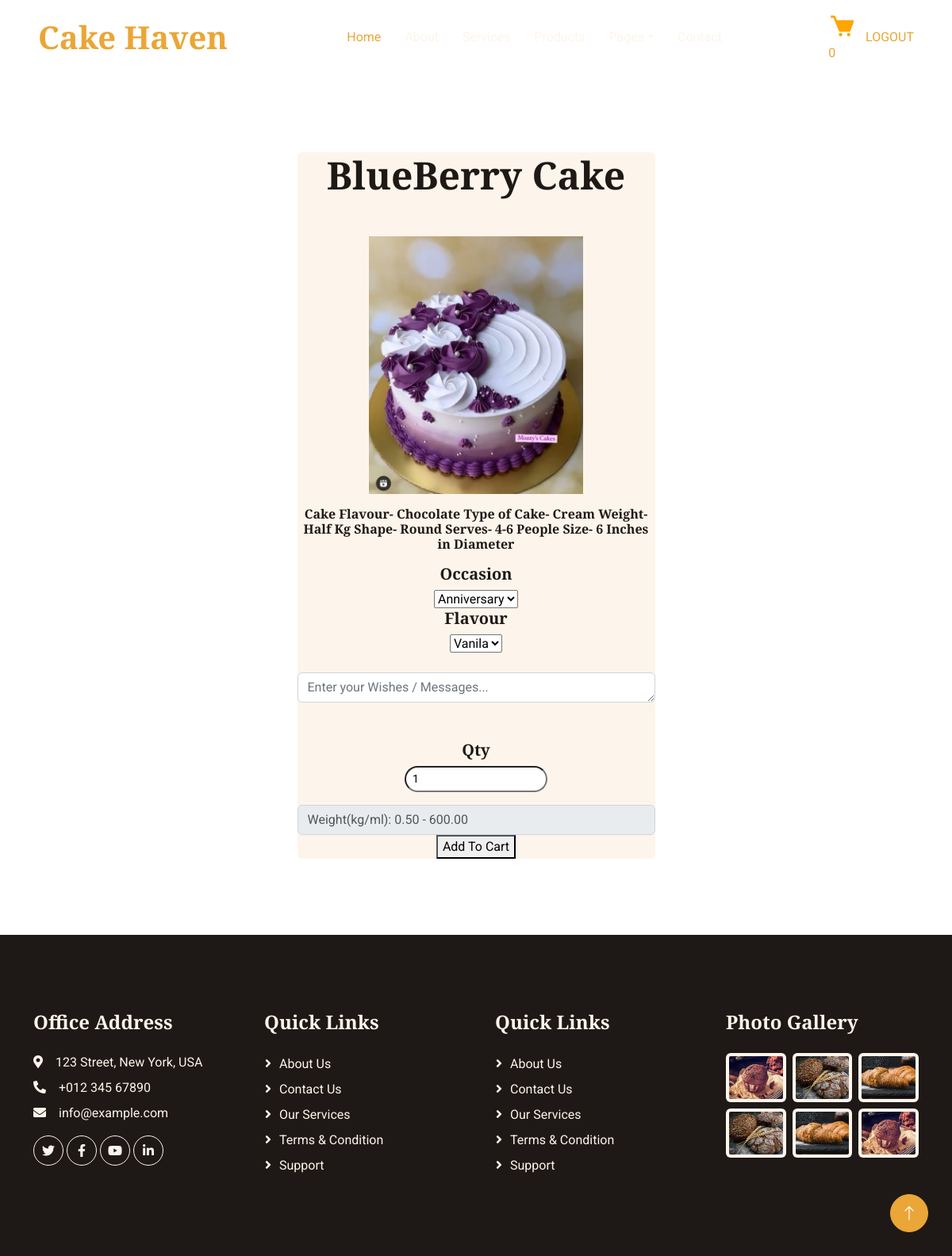
The page /cakes/3/ (signed in) on the database its author committed.
### cakeshop/models.py (models this page shows, shortened)
class Cake(models.Model):
    title = models.CharField(max_length=200, unique=True)
    description = models.TextField(null=True)
    image = models.ImageField(upload_to="cake_product_images", default="default.jpg", null=True, blank=True)
    category_object = models.ForeignKey(Category, on_delete=models.CASCADE,related_name="cakecategory")
    occasion_object = models.ManyToManyField(Occasion)
    flavour_object = models.ManyToManyField(Flavour)
    created_date = models.DateTimeField(auto_now_add=True)
    updated_date = models.DateTimeField(auto_now=True)
    is_active = models.BooleanField(default=True)

### cakeshop/views.py (the view)
# urls.py: path("cakes/<int:pk>/",views.CakeDetailView.as_view(),name="cake-detail"),
@method_decorator([signin_required,never_cache],name="dispatch")
class CakeDetailView(View):
    def get(self, request, *args, **kwargs):
        cake_id = kwargs.get("pk")
        cake_object=Cake.objects.get(id=cake_id)
        qs=CakeVariant.objects.filter(cake_object=cake_id)
        print(qs)
        return render(request, "cake_detail.html",{"data":qs,"cake":cake_object})

### cakeshop/context_processors.py (called while the page is built)
def basket_count(request):
    if request.user.is_authenticated:
        count=request.user.cart.cart_item_count
        return {"cart_count":count}
    else:
        return {"cart_count":0}

### cakeshop/models.py (called while the page is built)
    @property
    def cart_items(self):
        return self.cartitem.filter(is_order_placed=False)

    @property
    def cart_item_count(self):
        return self.cart_items.count()

### cakeshop/views.py (called while the page is built)
def signin_required(fn):
    def wrapper(request,*args, **kwargs):
        if not request.user.is_authenticated:
            messages.error(request,"invalid session")
            return redirect("signin")
        else:
            return fn(request,*args, **kwargs)
    return wrapper

### cakeshop/templates/cake_detail.html (shortened to what this page needs)
{% extends 'base.html' %}
{% block main_block %}
{% load static %}
<br>
<br>
<br>
<br>
<br>
<br>
<div class="container-fluid service mt-5">
    <div class="container ">
        <div class="row justify-content-center">
            <div class="col-lg-5 col-md-4 col-sm-10 wow bounceInUp" data-wow-delay="0.1s">
                <div class="bg-light rounded service-item">
                    <div class="not">
                        <form action="{% url 'addto-basket' 0 %}" method="post" id="cake-form">
                            <div class="text-center">
                                <div class="text-center wow bounceInUp" data-wow-delay="0.1s">
                                    <h3 class="display-5 mb-5">{{ cake.title }}</h3>
                                </div>
                                <img src="{{ cake.image.url }}" width="60%" height="auto">
                                <p class="text-justified">
                                    <h6>{{ cake.description }}</h6>
                                </p>
                                <div class="options-container">
                                    <label for="occasion">
                                        <h5>Occasion</h5>
                                    </label>
                                    <div class="options-row">
                                        <select id="occasion" name="occasion" class="circular-options">
                                            {% for op in cake.occasion_object.all %}
                                            <option value="{{ op.name }}">{{ op.name }}</option>
                                            {% endfor %}
                                        </select>
                                    </div>
                                    <label for="flavour">
                                        <h5>Flavour</h5>
                                    </label>
                                    <div class="options-row">
                                        <select id="flavour" name="flavour" class="circular-options">
                                            {% for op in cake.flavour_object.all %}
                                            <option value="{{ op.name }}">{{ op.name }}</option>
                                            {% endfor %}
                                        </select>
                                    </div>
                                    <br>
                                    <textarea id="user-note" name="note" class="form-control" rows="1" cols="5"
                                        placeholder="Enter your Wishes / Messages..."></textarea>
                                </div>
                                <p class="mt-2 text-dark">
                                    <label for="">
                                        <h5>Qty</h5>
                                    </label> <input type="number" value="1" name="qty"
                                        class="rounded-pill py-1 px-2 small" />
                                </p>
                            </div>
                            <select id="service-options" class="form-control">
                                {% for c in data %}
                                    <option value="{{ c.id }}">Weight(kg/ml): {{ c.weight_in_kg }} - {{ c.price }}</option>
                                {% endfor %}
                            </select>
                            <div class="text-center">
                                <button type="submit">Add To Cart</button>
                            </div>
                        </form>
                    </div>
                </div>
            </div>
        </div>
    </div>
</div>
{% endblock %}

### cakeshop/static/css/style.css (style rules this page uses)
:root { --primary: #EAA636; --secondary: #545454; --light: #FDF5EB; --dark: #1E1916; --third:#E6E6FA; }
h4, h5, h6, .h4, .h5, .h6 { font-weight: 600 !important; }

### rows shown on the page
Cake: title "BlueBerry Cake", image (picture), description "Cake Flavour- Chocolate Type of Cake- Cream Weight- Half Kg Shape- Round Serves- 4-6 People Size- 6 Inches in Diameter"

### other values the page prints
{{ cart_count }} "0"
form field occasion "Anniversary"
form field flavour "Vanila"
